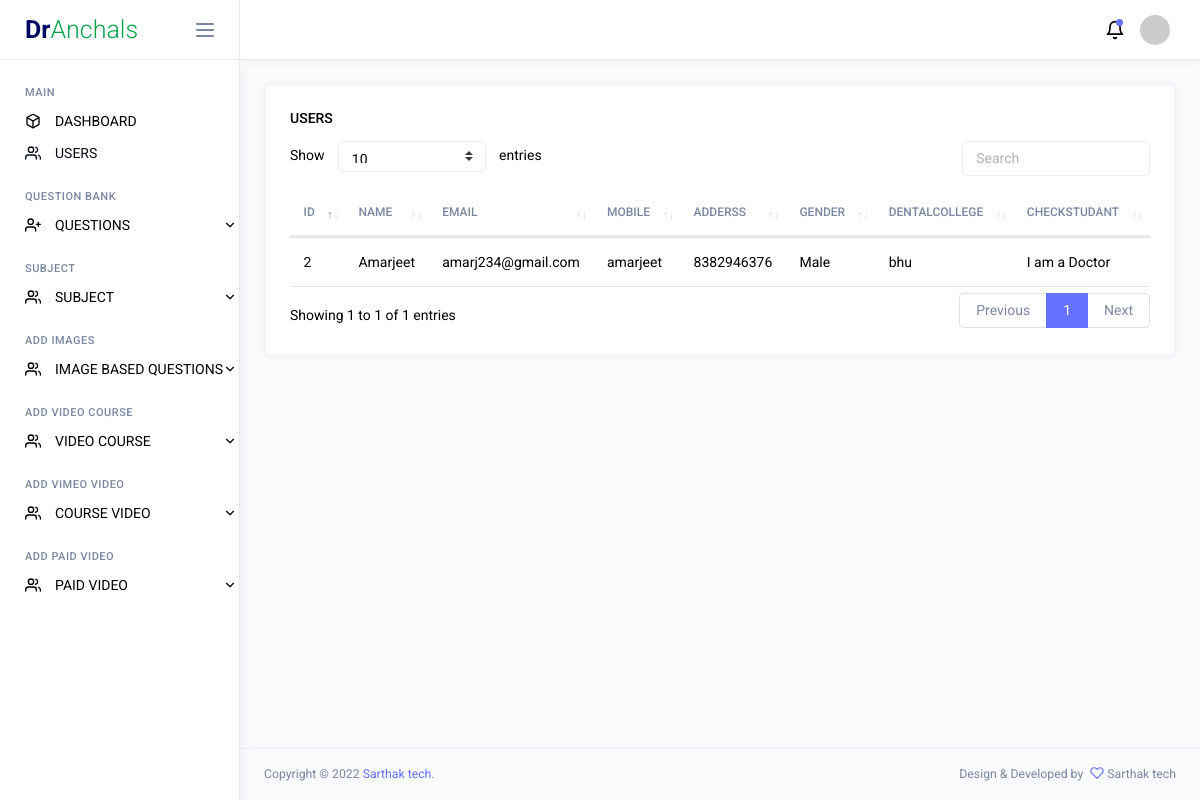
Page /user.php (signed in) on the committed database.
### tables this page shows
CREATE TABLE `registeration` (
  `id` int(11) NOT NULL,
  `name` varchar(50) NOT NULL,
  `email` varchar(20) NOT NULL,
  `wmobile` varchar(11) NOT NULL,
  `address` varchar(250) NOT NULL,
  `gender` varchar(20) NOT NULL,
  `dentalcollege` varchar(250) NOT NULL,
  `checkstudant` varchar(33) NOT NULL,
  `creentbatch` varchar(20) NOT NULL,
  `category` varchar(20) NOT NULL,
  `percentage` varchar(20) NOT NULL,
  `courseid` varchar(22) NOT NULL,
  `password` varchar(250) NOT NULL,
  `status` varchar(10) NOT NULL
);

### user.php (the view, shortened to what this page needs)
<?php
include "db.php";
?>
<!DOCTYPE html>
<html lang="en">
<head>
    <link rel="stylesheet" href="https://maxcdn.bootstrapcdn.com/bootstrap/4.5.2/css/bootstrap.min.css">
    <link rel="stylesheet" href="https://cdnjs.cloudflare.com/ajax/libs/font-awesome/4.7.0/css/font-awesome.min.css">
    <link rel="stylesheet" href="https://cdnjs.cloudflare.com/ajax/libs/font-awesome/4.7.0/css/font-awesome.min.css">
    <link rel="stylesheet" href="assets/vendors/core/core.css">
    <link rel="stylesheet" href="assets/fonts/feather-font/css/iconfont.css">
    <link rel="stylesheet" href="assets/vendors/flag-icon-css/css/flag-icon.min.css">
    <link rel="stylesheet" href="assets/vendors/datatables.net-bs4/dataTables.bootstrap4.css">
    <link rel="stylesheet" href="assets/css/demo1/style.css">
</head>
<body>
    <div class="main-wrapper">
        <?php
include "header.php";
  ?>
        <div class="page-wrapper">
            <nav class="navbar">
                <div class="navbar-content">
                    <ul class="navbar-nav">
                        <li class="nav-item dropdown">
                            <a class="nav-link dropdown-toggle" href="#" id="notificationDropdown" role="button"
                                data-bs-toggle="dropdown" aria-haspopup="true" aria-expanded="false">
                                <i data-feather="bell"></i>
                                <div class="indicator">
                                    <div class="circle"></div>
                                </div>
                            </a>
                        </li>
                        <li class="nav-item dropdown">
                            <a class="nav-link dropdown-toggle" href="#" id="profileDropdown" role="button"
                                data-bs-toggle="dropdown" aria-haspopup="true" aria-expanded="false">
                                <img class="wd-30 ht-30 rounded-circle" src="https://via.placeholder.com/30x30"
                                    alt="profile">
                            </a>
                        </li>
                    </ul>
                </div>
            </nav>
            <div class="page-content">
                <div class="row">
                    <div class="col-md-12 grid-margin stretch-card">
                        <div class="card">
                            <div class="card-body">
                                <h6 class="card-title">USERS</h6>
                                <div class="table-responsive">
                                    <table id="dataTableExample" class="table">
                                        <thead>
                                            <tr>
                                            <th>ID</th>
                                                <th>Name</th>
                                                <th>Email</th>
                                                <th>Mobile</th>
                                                <th>Adderss</th>
                                                <th>Gender</th>
                                                <th>Dentalcollege</th>
                                                <th>checkstudant</th>
                                            </tr>
                                        </thead>
                                        <tbody>
                                        <?php
                                                      $sql1 = mysqli_query($con, "SELECT * FROM `registeration` ");
                                                      $ceck =  mysqli_num_rows($sql1);
                                                      if ($ceck > 0) {
                                                      while($row=mysqli_fetch_array($sql1)){
                                                      ?>
                                            <tr>
                                            <td><?php  echo $row['id']  ?></td>
                                                <td><?php  echo $row['name']  ?></td>
                                                <td><?php  echo $row['email']  ?></td>
                                                <td><?php  echo $row['address']  ?></td>
                                                <td><?php  echo $row['wmobile']  ?></td>
                                                <td><?php  echo $row['gender']  ?></td>
                                                <td><?php  echo $row['dentalcollege']  ?></td>
                                                <td><?php  echo $row['checkstudant']  ?></td>
                                            <?php
                                          }
                                          }
                                          ?>
                                        </tbody>
                                    </table>
                                </div>
                            </div>
                        </div>
                    </div>
                </div>
            </div>
            <footer
                class="footer d-flex flex-column flex-md-row align-items-center justify-content-between px-4 py-3 border-top small">
                <p class="text-muted mb-1 mb-md-0">Copyright © 2022 <a href="https://www.sarthaktech"
                        target="_blank">Sarthak tech</a>.</p>
                <p class="text-muted">Design & Developed by <i class="mb-1 text-primary ms-1 icon-sm"
                        data-feather="heart"></i> Sarthak tech</p>
            </footer>
        </div>
    </div>
</body>
</html>

### rows in the picture
registeration: id "2", name "Amarjeet", email "amarj234@gmail.com", address "amarjeet", wmobile "8382946376", gender "Male", dentalcollege "bhu", checkstudant "I am a Doctor"
